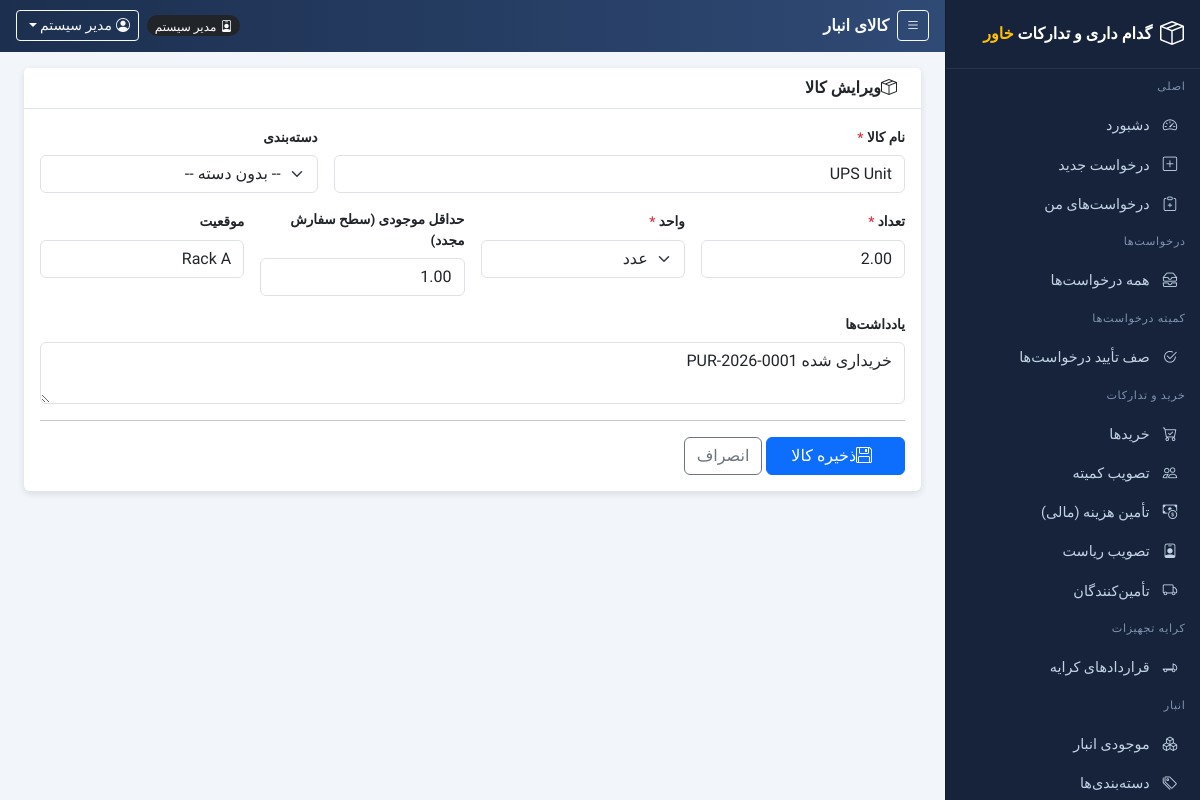
The app's page /warehouse/item_edit.php?id=11 (signed in) with its own data.
### tables this page shows
CREATE TABLE `users` (
  `id` int(10) UNSIGNED NOT NULL,
  `username` varchar(50) NOT NULL,
  `password` varchar(255) NOT NULL COMMENT 'bcrypt hash (password_hash)',
  `name` varchar(100) NOT NULL,
  `role` enum('employee','procurement_manager','warehouse_manager','gate_security','committee','general_manager','finance','admin') NOT NULL DEFAULT 'employee',
  `department_id` int(10) UNSIGNED DEFAULT NULL,
  `email` varchar(120) DEFAULT NULL,
  `phone` varchar(30) DEFAULT NULL,
  `status` tinyint(1) NOT NULL DEFAULT 1,
  `created_at` timestamp NOT NULL DEFAULT current_timestamp()
);

CREATE TABLE `warehouse_items` (
  `id` int(10) UNSIGNED NOT NULL,
  `name` varchar(150) NOT NULL,
  `category_id` int(10) UNSIGNED DEFAULT NULL,
  `quantity` decimal(12,2) NOT NULL DEFAULT 0.00,
  `unit` varchar(20) NOT NULL DEFAULT 'pcs',
  `location` varchar(60) DEFAULT NULL,
  `min_stock` decimal(12,2) NOT NULL DEFAULT 0.00,
  `notes` text DEFAULT NULL,
  `created_at` timestamp NOT NULL DEFAULT current_timestamp(),
  `updated_at` timestamp NOT NULL DEFAULT current_timestamp() ON UPDATE current_timestamp()
);

### includes/functions.php (called while the page is built, shortened)
<?php
require_once __DIR__ . '/config.php';
function h($s)
{
    return htmlspecialchars((string)($s ?? ''), ENT_QUOTES);
}
function fetch_one($sql)
{
    global $conn;
    $r = $conn->query($sql);
    return ($r && $r->num_rows) ? $r->fetch_assoc() : null;
}
function role_label($r)
{
    $map = [
        'employee' => 'کارمند', 'procurement_manager' => 'مدیر خرید',
        'warehouse_manager' => 'مدیر انبار', 'gate_security' => 'امنیت گیت',
        'committee' => 'مسئول / عضو کمیته', 'general_manager' => 'مدیر عمومی',
        'finance' => 'مدیر مالی', 'contracting_manager' => 'مسئول امور قراردادی',
        'admin' => 'مدیر سیستم',
    ];
    return $map[$r] ?? $r;
}
function _units()
{
    return [
        'pcs' => 'عدد', 'bag' => 'کیسه', 'ton' => 'تن', 'kg' => 'کیلوگرم',
        'ream' => 'دسته', 'roll' => 'رول', 'liter' => 'لیتر', 'set' => 'ست',
        'pair' => 'جفت', 'box' => 'جعبه', 'coil' => 'کلاف', 'meter' => 'متر',
    ];
}
function unit_label($u)
{
    $map = _units();
    return $map[$u] ?? $u;
}

### includes/auth.php (called while the page is built, shortened)
<?php
require_once __DIR__ . '/functions.php';
function current_user()
{
    $u = fetch_one(
        'SELECT u.*, d.name AS department_name ' .
        'FROM users u LEFT JOIN departments d ON d.id = u.department_id ' .
        'WHERE u.id = ' . (int)$_SESSION['user_id'] . ' AND u.status = 1'
    );
    return $u;
}
function require_login()
{
    $u = current_user();
    return $u;
}
function has_role($user, ...$roles)
{
    return $user !== null && in_array($user['role'], $roles, true);
}
function require_role(...$roles)
{
    $u = require_login();
    return $u;
}

### warehouse/item_edit.php (the view, shortened to what this page needs)
<?php
require_once __DIR__ . '/../includes/auth.php';
$user = require_role('warehouse_manager', 'admin');
$page_title = 'کالای انبار';
$id  = (int)($_GET['id'] ?? 0);
$item = null;
if ($id > 0) {
    $item = fetch_one("SELECT * FROM warehouse_items WHERE id=$id");
}
$old = $_POST;
require_once __DIR__ . '/../includes/header.php';
?>
<div class="card">
  <div class="card-header"><i class="bi bi-box-seam me-2"></i><?php echo $id > 0 ? 'ویرایش کالا' : 'افزودن کالای جدید'; ?></div>
  <div class="card-body">
    <form method="post">
      <div class="row g-3">
        <div class="col-md-8">
          <label class="form-label required">نام کالا</label>
          <input type="text" name="name" class="form-control" required value="<?php echo h($id > 0 ? $item['name'] : ($old['name'] ?? '')); ?>">
        </div>
        <div class="col-md-4">
          <label class="form-label">دسته‌بندی</label>
          <select name="category_id" class="form-select">
            <option value="0">-- بدون دسته --</option>
          </select>
        </div>
        <div class="col-md-3">
          <label class="form-label required">تعداد</label>
          <input type="number" name="quantity" min="0" step="any" class="form-control" required value="<?php echo h($id > 0 ? $item['quantity'] : ($old['quantity'] ?? '0')); ?>">
        </div>
        <div class="col-md-3">
          <label class="form-label required">واحد</label>
          <select name="unit" class="form-select">
            <?php foreach (['pcs','bag','ton','kg','ream','roll','liter','set','pair','box','coil','meter'] as $u): ?>
            <option value="<?php echo $u; ?>" <?php echo ($id > 0 ? $item['unit'] : ($old['unit'] ?? 'pcs')) === $u ? 'selected' : ''; ?>><?php echo unit_label($u); ?></option>
            <?php endforeach; ?>
          </select>
        </div>
        <div class="col-md-3">
          <label class="form-label">حداقل موجودی (سطح سفارش مجدد)</label>
          <input type="number" name="min_stock" min="0" step="any" class="form-control" value="<?php echo h($id > 0 ? $item['min_stock'] : ($old['min_stock'] ?? '0')); ?>">
        </div>
        <div class="col-md-3">
          <label class="form-label">موقعیت</label>
          <input type="text" name="location" class="form-control" value="<?php echo h($id > 0 ? ($item['location'] ?? '') : ($old['location'] ?? '')); ?>" placeholder="Shed A / Rack 1">
        </div>
        <div class="col-12">
          <label class="form-label">یادداشت‌ها</label>
          <textarea name="notes" rows="2" class="form-control"><?php echo h($id > 0 ? ($item['notes'] ?? '') : ($old['notes'] ?? '')); ?></textarea>
        </div>
      </div>
      <hr>
      <button class="btn btn-primary px-4" type="submit"><i class="bi bi-floppy me-2"></i>ذخیره کالا</button>
      <a class="btn btn-outline-secondary ms-2" href="<?php echo $base; ?>/warehouse/inventory.php">انصراف</a>
    </form>
  </div>
</div>
<?php require_once __DIR__ . '/../includes/footer.php'; ?>

### includes/header.php (shortened to what this page needs)
<?php
require_once __DIR__ . '/auth.php';
$me = $user ?? current_user();
$page_title = $page_title ?? 'Dashboard';
$base = BASE_URL;
?>
<!DOCTYPE html>
<html lang="fa" dir="rtl">
<head>
<link rel="stylesheet" href="https://cdn.jsdelivr.net/npm/bootstrap@5.3.3/dist/css/bootstrap.min.css">
<link rel="stylesheet" href="https://cdn.jsdelivr.net/npm/bootstrap-icons@1.11.3/font/bootstrap-icons.min.css">
<link rel="stylesheet" href="<?php echo $base; ?>/assets/css/style.css">
</head>
<body class="app-rtl">
<div class="app-shell">
  <div class="app-main">
    <header class="app-topbar">
      <div class="d-flex align-items-center text-light gap-2">
        <button class="btn btn-sm btn-outline-light" type="button" onclick="toggleSidebar()"><i class="bi bi-list"></i></button>
        <div class="topbar-title"><?php echo h($page_title); ?></div>
      </div>
      <div class="d-flex align-items-center text-light gap-2">
        <span class="badge text-bg-dark rounded-pill"><i class="bi bi-person-badge ms-1"></i><?php echo h(role_label($me['role'])); ?></span>
        <div class="dropdown">
          <button class="btn btn-sm btn-outline-light dropdown-toggle" type="button" data-bs-toggle="dropdown" aria-expanded="false">
            <i class="bi bi-person-circle ms-1"></i><?php echo h($me['name']); ?>
          </button>
        </div>
      </div>
    </header>
    <main class="app-content container-fluid px-3 px-xl-4 pt-3">

### assets/css/style.css (style rules this page uses)
:root { --pwms-sidebar-bg: #16233a; --pwms-topbar-bg: linear-gradient(90deg, #1c2f4f, #2f4a75); --pwms-content-bg: #f2f5f9; --pwms-accent: #e9a13c; }
body, .form-control, .form-select, .btn, .table, .dropdown-menu, .alert, input, select, textarea, button, .nav-link, .card-header, .card-body { font-family: 'Vazirmatn', 'Segoe UI', Tahoma, Arial, sans-serif; }
[dir="rtl"] .ms-1 { margin-left: .25rem !important; margin-right: 0 !important; }
[dir="rtl"] .ms-2 { margin-left: .5rem !important; margin-right: 0 !important; }
[dir="rtl"] .me-2 { margin-right: .5rem !important; margin-left: 0 !important; }
.app-shell { display: flex; min-height: 100vh; }
.app-main { flex: 1 1 auto; min-width: 0; background: var(--pwms-content-bg); order: 1; }
.app-topbar { background: var(--pwms-topbar-bg); color: #fff; position: sticky; top: 0; z-index: 1030; display: flex; align-items: center; gap: 1rem; padding: .65rem 1rem; justify-content: space-between; direction: rtl; flex-direction: row; }
.topbar-title { font-size: 1.02rem; font-weight: 600; }
.app-content { min-height: calc(100vh - 55px); }
.card { border: 0; box-shadow: 0 .15rem .45rem rgba(28,45,75,.12); }
.card .card-header { font-weight: 600; background: #fff; border-bottom: 1px solid #dee5ec; }
.form-label { font-weight: 600; font-size: .85rem; }
.required::after { content: ' *'; color: #dc3545; }
.badge { font-weight: 500; font-size: .75rem; }

### records on screen
users: role "مدیر سیستم", name "مدیر سیستم"
warehouse_items: name "UPS Unit", quantity "2.00", min_stock "1.00", location "Rack A", notes "خریداری شده PUR-2026-0001"

### other values on screen
$page_title "کالای انبار"
form field unit "عدد"
